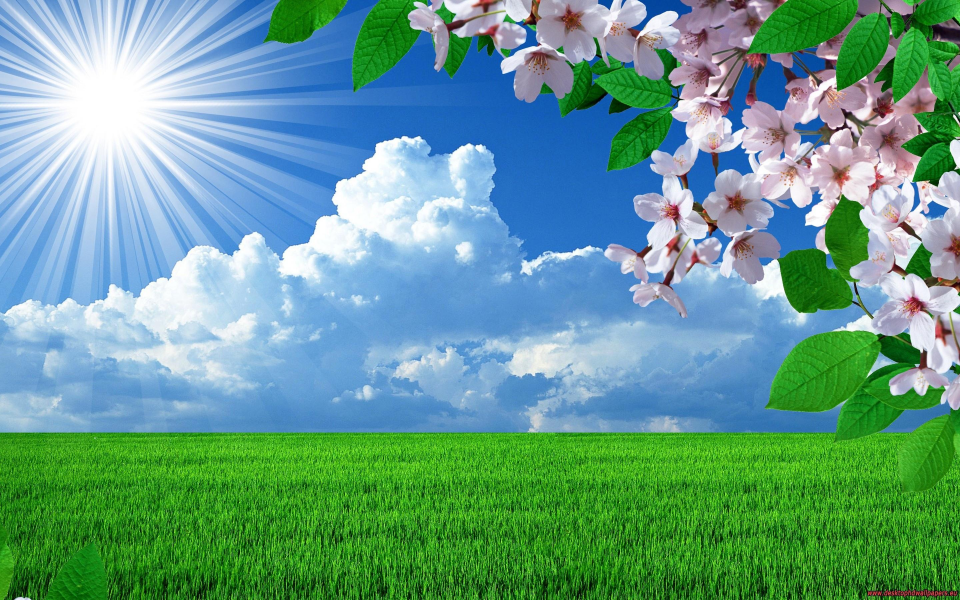
#> input picture Phase_3/image.jpg, 2880 x 1800 px (shown at 1/3 size)
$ jupyter execute Module_3.3.ipynb   (older library calls are emulated)
#> lines starting #> are read from the running program, lines starting #| are printed output that depends on the picture
# 📘 Module 3.3 – Edge Detection

- Sobel
- Laplacian
- Canny edge detection

📌 Goal: Understand how OpenCV detects boundaries & shapes

🧠 One-Line Concept

- Edges = sudden intensity change
- OpenCV finds edges using derivatives (gradients)

### 🔹 STEP 0 – Base Setup (MANDATORY)

[cell 1]
import cv2
import numpy as np

Image = cv2.imread("image.jpg")
#> Image is the input picture: shape (1800, 2880, 3); mean B, G, R 141.8, 157.4, 101.9
img = cv2.resize(Image, (600, 400))    # 600 is width, 400 is height
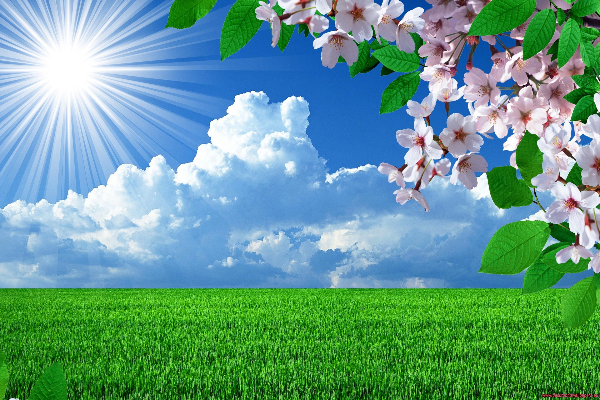
#> img: shape (400, 600, 3); mean B, G, R 141.7, 157.3, 101.9
gray = cv2.cvtColor(img, cv2.COLOR_BGR2GRAY)

cv2.imshow("Original", img)
cv2.imshow("Gray", gray)
cv2.waitKey(0)
cv2.destroyAllWindows()

### 🔹 WHY EDGE DETECTION MATTERS

Used in:

- Document scanning
- Object detection
- Shape recognition
- OCR
- Face recognition

### ✅ 1️⃣ SOBEL EDGE DETECTION

- 📌 Detects edges in X or Y direction
- 📌 First-order derivative

##### Example 1 – Sobel X (Vertical Edges)

[cell 2]
sobel_x = cv2.Sobel(gray, cv2.CV_64F, 1, 0, ksize=3) # Sobel operator in x direction and kernel size 3
sobel_x = cv2.convertScaleAbs(sobel_x) # Convert back to uint8
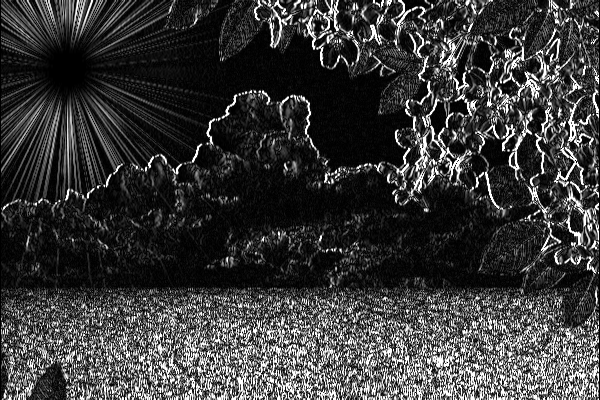
#> sobel_x: shape (400, 600); min 0, max 255, mean 58

cv2.imshow("Sobel X", sobel_x)
cv2.waitKey(0)
cv2.destroyAllWindows()

#### Example 2 – Sobel Y (Horizontal Edges)

[cell 3]
sobel_y = cv2.Sobel(gray, cv2.CV_64F, 0, 1, ksize=3)
sobel_y = cv2.convertScaleAbs(sobel_y)
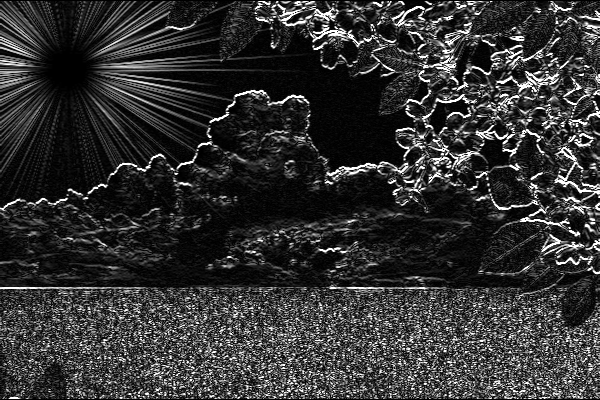
#> sobel_y: shape (400, 600); min 0, max 255, mean 51

cv2.imshow("Sobel Y", sobel_y)
cv2.waitKey(0)
cv2.destroyAllWindows()

#### Example 3 – Sobel Combined

[cell 4]
sobel_combined = cv2.addWeighted(sobel_x, 0.5, sobel_y, 0.5, 0) # Combine both gradients
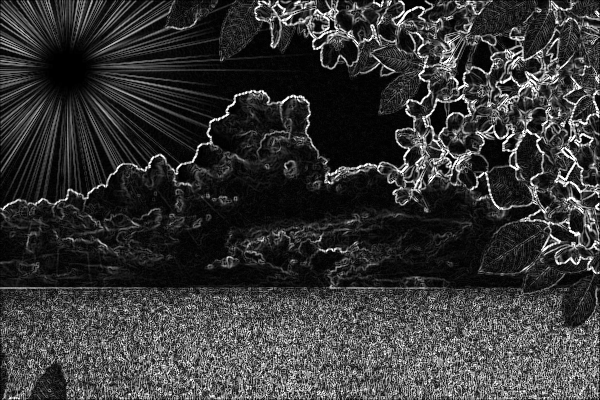
#> sobel_combined: shape (400, 600); min 0, max 255, mean 54.5

cv2.imshow("Sobel Combined", sobel_combined)
cv2.waitKey(0)
cv2.destroyAllWindows()

---
### ✅ 2️⃣ LAPLACIAN EDGE DETECTION

- 📌 Detects edges in all directions
- 📌 Second-order derivative
- 📌 Sensitive to noise

##### Example 4 – Laplacian

[cell 5]
laplacian = cv2.Laplacian(gray, cv2.CV_64F)
laplacian = cv2.convertScaleAbs(laplacian)
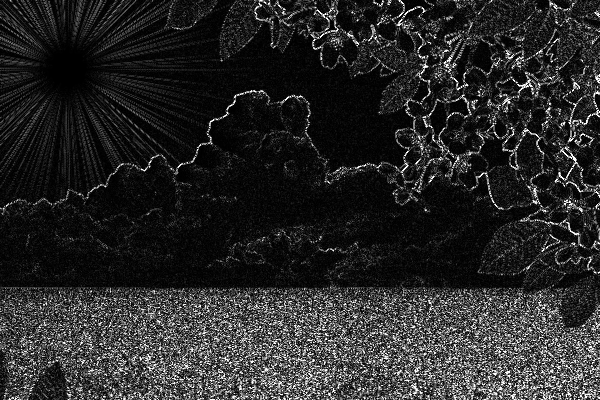
#> laplacian: shape (400, 600); min 0, max 255, mean 40.9

cv2.imshow("Laplacian", laplacian)
cv2.waitKey(0)
cv2.destroyAllWindows()

### ⚠️ Laplacian + Blur (BEST PRACTICE)

[cell 6]
blur = cv2.GaussianBlur(gray, (5,5), 0)
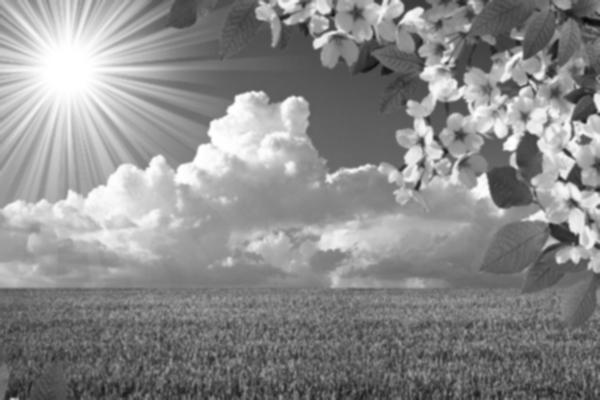
#> blur: shape (400, 600); min 10, max 255, mean 138.9
laplacian_blur = cv2.Laplacian(blur, cv2.CV_64F)
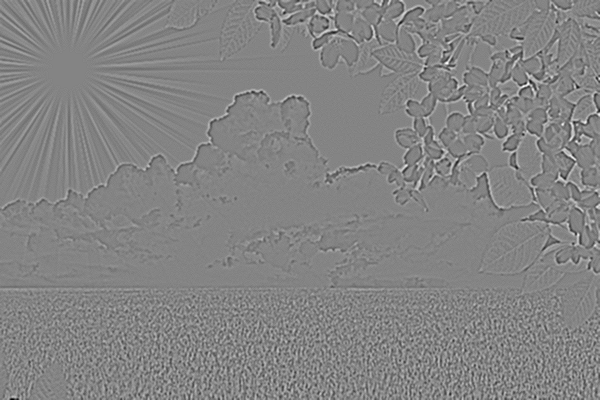
#> laplacian_blur: shape (400, 600) float64; min -87, max 81, mean 0; drawn with min black and max white
laplacian_blur = cv2.convertScaleAbs(laplacian_blur)
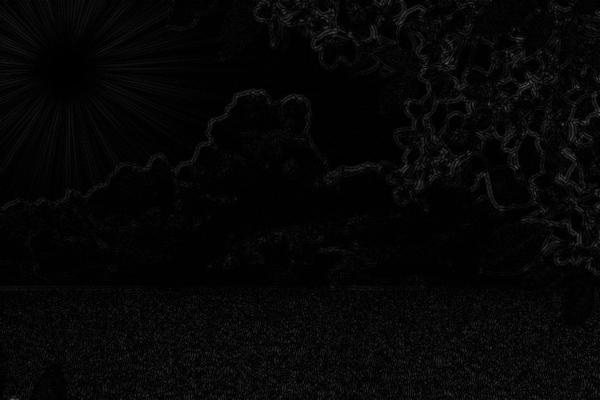
#> laplacian_blur: shape (400, 600); min 0, max 87, mean 6

cv2.imshow("Laplacian After Blur", laplacian_blur)
cv2.waitKey(0)
cv2.destroyAllWindows()

---
### ✅ 3️⃣ CANNY EDGE DETECTION (🔥 MOST IMPORTANT 🔥)

📌 Uses:

- Gaussian blur
- Gradient calculation
- Non-maximum suppression
- Hysteresis thresholding

📌 Industry standard

##### Example 5 – Canny Basic

[cell 7]
edges = cv2.Canny(gray, 100, 200)     # Canny Edge Detection with thresholds 100 and 200
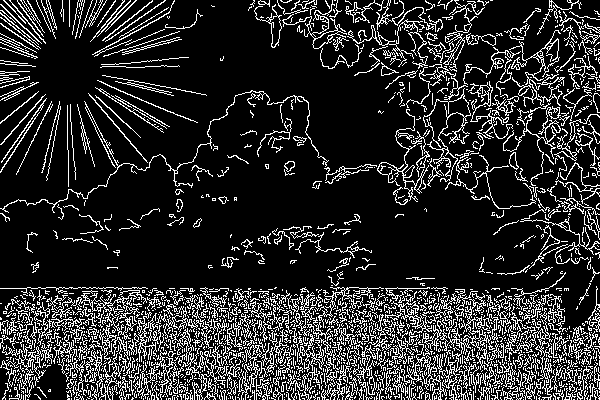
#> edges: shape (400, 600); 17.3% white in thin lines or dots

cv2.imshow("Canny Edges", edges)
cv2.waitKey(0)
cv2.destroyAllWindows()

#### Example 6 – Canny with Blur (BEST)

[cell 8]
blur = cv2.GaussianBlur(gray, (5,5), 0)
edges = cv2.Canny(blur, 50, 150)
#> edges: shape (400, 600); 12.6% white in thin lines or dots

cv2.imshow("Blurred", blur)
cv2.imshow("Canny After Blur", edges)
cv2.waitKey(0)
cv2.destroyAllWindows()

### 🔍 EDGE COMPARISON (VERY IMPORTANT)

[cell 9]
cv2.imshow("Sobel", sobel_combined)
cv2.imshow("Laplacian", laplacian)
cv2.imshow("Canny", edges)

cv2.waitKey(0)
cv2.destroyAllWindows()

## 🔥 MINI PIPELINE (DOCUMENT SCAN BASE)

[cell 10]
blur = cv2.GaussianBlur(gray, (5,5), 0)
edges = cv2.Canny(blur, 75, 200)
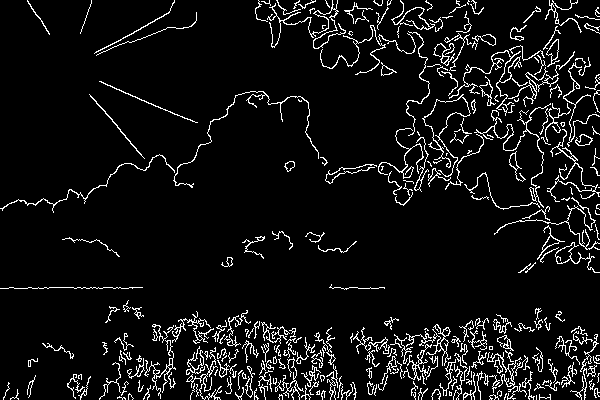
#> edges: shape (400, 600); 7.2% white in thin lines or dots

cv2.imshow("Edges for Document", edges)
cv2.waitKey(0)
cv2.destroyAllWindows()
